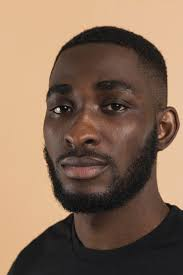
#> input picture Face Recognization/Images/man.png, 183 x 275 px
$ python main.py
#> lines starting #> are read from the running program, lines starting #| are printed output that depends on the picture; after the words box and inside, x2 and y2 are one past the last pixel; in counts of white or black regions, pixels touching at a corner belong together
#run this file
import cv2
face_cascade = cv2.CascadeClassifier(
    cv2.data.haarcascades + "haarcascade_frontalface_default.xml")
img_name = "man.png"
img_path = f"./Images/{img_name}"
img = cv2.imread(img_path)
#> img is the input picture: shape (275, 183, 3); mean B, G, R 87.9, 108, 134
gray = cv2.cvtColor(img, cv2.COLOR_BGR2GRAY)
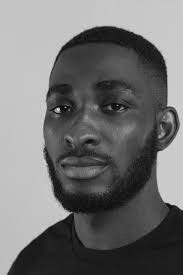
#> gray: shape (275, 183); min 0, max 235, mean 113.5
faces = face_cascade.detectMultiScale(gray, 1.1, 4)
#> faces = [[22, 57, 136, 136]]

for x, y, w, h in faces:
    cv2.rectangle(img, (x, y), (x + w, y + h), (255, 0, 0), 2)
#> this loop made 1 pass
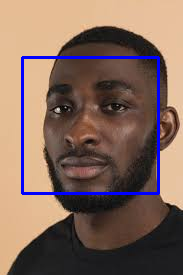
#> img: shape (275, 183, 3); 3.23% of pixels changed, all inside (x1, y1, x2, y2) = (21, 56, 160, 195)

cv2.imwrite(f"./detected/{img_name}", img)
cv2.imshow("image", img)
cv2.waitKey(0)
cv2.destroyAllWindows()
